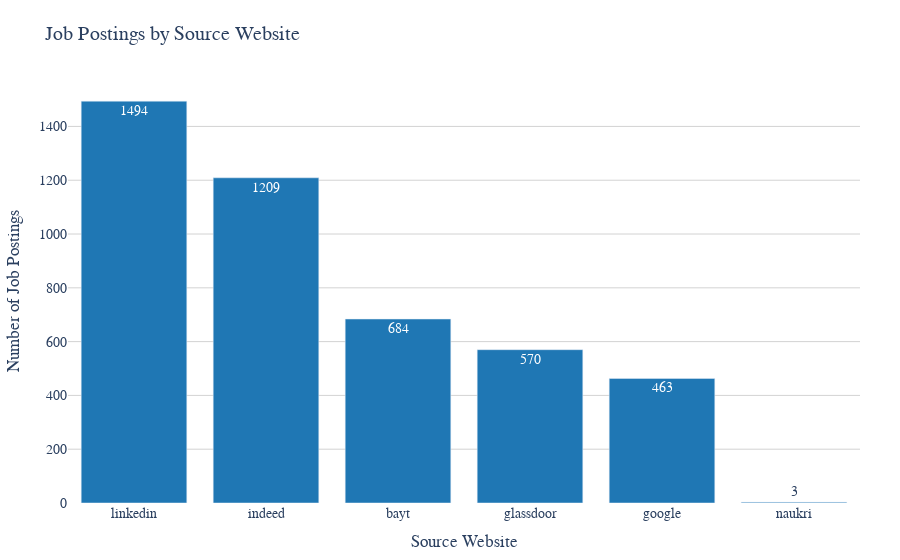

This figure's notebook cell:
### Code cell
# Count the frequency of each site
site_counts = data["site"].value_counts().reset_index()
site_counts.columns = ["Site", "Job Postings"]

# Here we create a bar chart 
fig = px.bar(
    site_counts,
    x="Site",
    y="Job Postings",
    text="Job Postings",
    title="Job Postings by Source Website",
    color_discrete_sequence=["#1f77b4"] 
)

# Update layout 
fig.update_layout(
    title_font=dict(size=20, family="Times New Roman"),
    font=dict(size=14, family="Times New Roman"),
    xaxis_title="Source Website",
    yaxis_title="Number of Job Postings",
    plot_bgcolor="white",
    showlegend=False,
    margin=dict(l=40, r=40, t=80, b=40)
)

# Add subtle gridlines
fig.update_xaxes(showgrid=False)
fig.update_yaxes(showgrid=True, gridcolor="lightgray")

# Show the chart
fig.show()

### Figure 1 — Plotly figure (JSON) as saved in the notebook; plotly's stock layout.template omitted (floating-point values rounded to 4 significant figures)
{"data": [{"alignmentgroup": "True", "hovertemplate": "Site=%{x}<br>Job Postings=%{text}<extra></extra>", "legendgroup": "", "marker": {"color": "#1f77b4", "pattern": {"shape": ""}}, "name": "", "offsetgroup": "", "orientation": "v", "showlegend": false, "text": [1494, 1209, 684, 570, 463, 3], "textposition": "auto", "type": "bar", "x": ["linkedin", "indeed", "bayt", "glassdoor", "google", "naukri"], "xaxis": "x", "y": [1494, 1209, 684, 570, 463, 3], "yaxis": "y"}], "layout": {"barmode": "relative", "font": {"family": "Times New Roman", "size": 14}, "legend": {"tracegroupgap": 0}, "margin": {"b": 40, "l": 40, "r": 40, "t": 80}, "plot_bgcolor": "white", "showlegend": false, "title": {"font": {"family": "Times New Roman", "size": 20}, "text": "Job Postings by Source Website"}, "xaxis": {"anchor": "y", "domain": [0, 1], "showgrid": false, "title": {"text": "Source Website"}}, "yaxis": {"anchor": "x", "domain": [0, 1], "gridcolor": "lightgray", "showgrid": true, "title": {"text": "Number of Job Postings"}}}}
